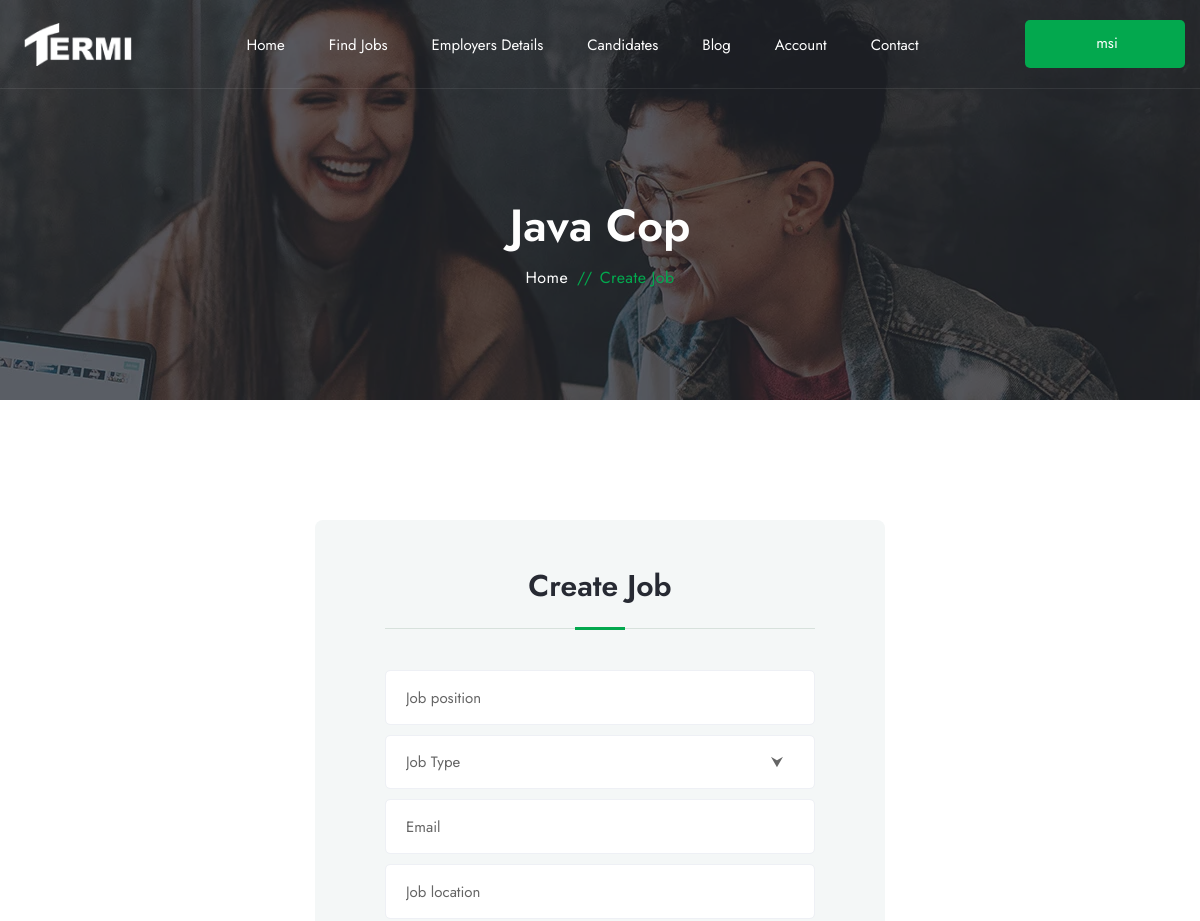
The page /job_create/ (signed in, upper part) on the database as committed earlier.
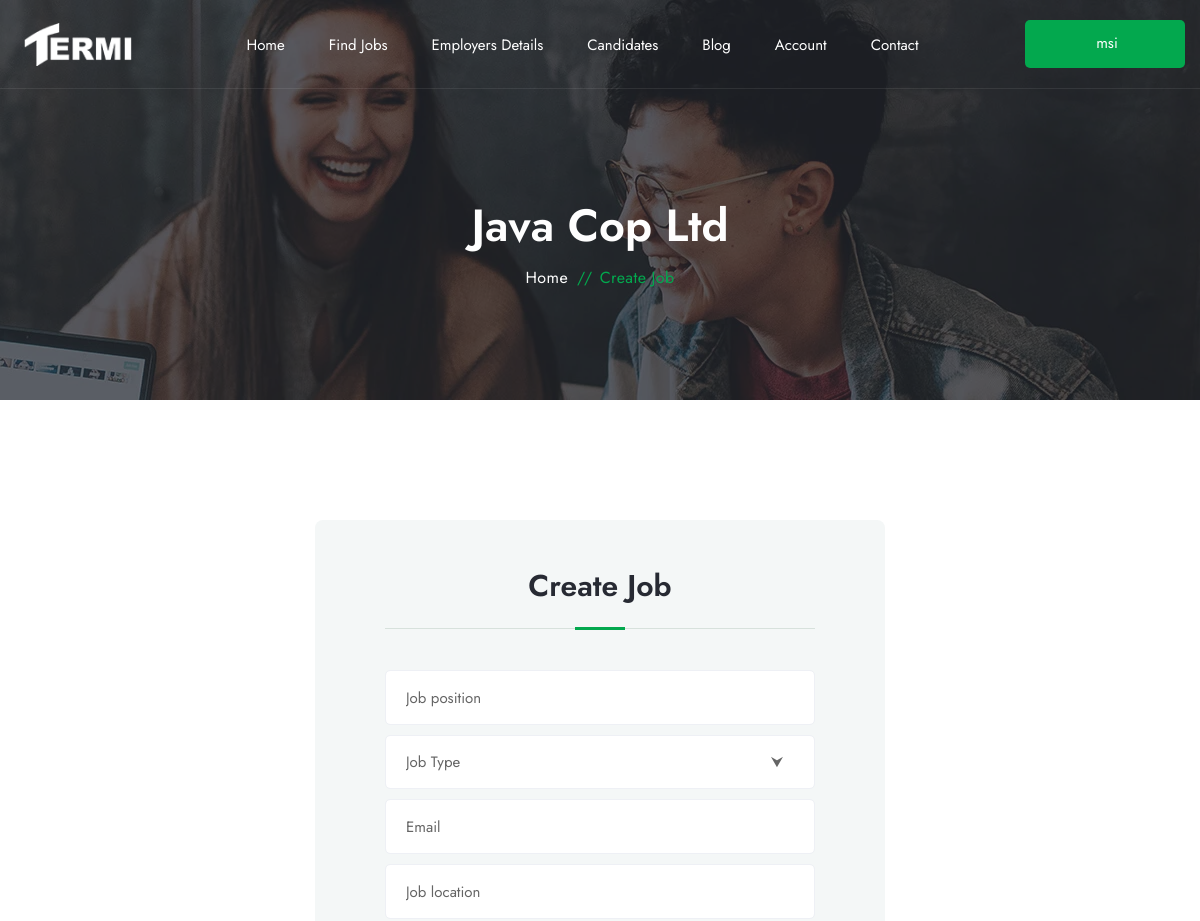
The same page on the database as committed later.
### intern/models.py (models this page shows)
class Company_profile(models.Model):
    user = models.OneToOneField(User, on_delete=models.DO_NOTHING)
    cname = models.CharField(max_length=100)
    cemail = models.EmailField(max_length=100)
    clocation = models.CharField(max_length=1000)
    cphone = models.CharField(null=True, blank=False, max_length=12)
    cimage = models.ImageField(
        blank=True, upload_to='cprofile_img')
    cdescription = models.CharField(max_length=5000)
    created_at = models.DateTimeField(auto_now=True)
    def __str__(self):
        return self.cname

### intern/views.py (the view)
# urls.py: path('job_create/', views.job_create, name='job_create'),
def job_create(request):
    current = request.user.is_authenticated
    if current:
        current_user = request.user
        print(current_user)
        user_obj = User.objects.filter(username=current_user).first()
        comp_obj = Company_profile.objects.filter(user=user_obj).first()
        title = comp_obj
        print(comp_obj)
        if request.method == 'POST':
            jposition = request.POST.get('jposition')
            jlocation = request.POST.get('jlocation')
            jdesc = request.POST.get('jdesc')
            jsalary = request.POST.get('jsalary')
            jtype = request.POST.get('jtype')
            job_create = Job(jcname=comp_obj, jposition=jposition, jlocation=jlocation, jdesc=jdesc,
                             jsalary=jsalary, jtype=jtype)
            job_create.save()
            print(job_create)
            return redirect('company_profile')
        else:
            return render(request, 'job_create.html', {'company': comp_obj, 'title': title})
    else:
        return home(request)

### intern/templates/job_create.html (shortened to what the changed rows need)
{% extends 'base.html' %} {% load static %} {% block content %}
      <div
        class="page-header-area sec-overlay sec-overlay-black"
        data-bg-img="{% static 'img/photos/bg2.webp' %}"
      >
        <div class="container pt--0 pb--0">
          <div class="row">
            <div class="col-12">
              <div class="page-header-content">
                <h2 class="title">{{company.cname}}</h2>
                <nav class="breadcrumb-area">
                  <ul class="breadcrumb justify-content-center">
                  </ul>
                </nav>
              </div>
            </div>
          </div>
        </div>
      </div>
  </div>
</body>
{% endblock content %}

Rows that differ between the two databases and show on the page:
changed Company_profile: cname "Java Cop" → "Java Cop Ltd"
